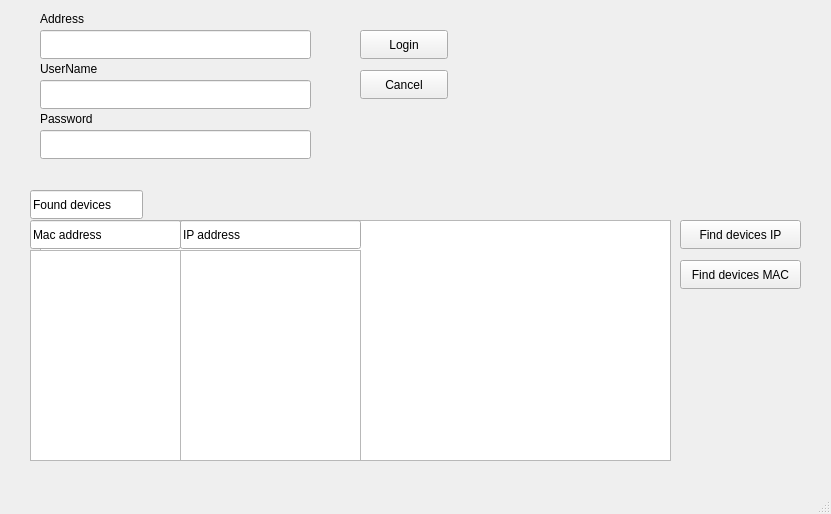
<?xml version="1.0" encoding="UTF-8"?>
<ui version="4.0">
 <class>MainWindow</class>
 <widget class="QMainWindow" name="MainWindow">
  <property name="geometry">
   <rect>
    <x>0</x>
    <y>0</y>
    <width>831</width>
    <height>514</height>
   </rect>
  </property>
  <property name="windowTitle">
   <string>WinboxLinux</string>
  </property>
  <widget class="QWidget" name="centralwidget">
   <widget class="QLineEdit" name="addressField">
    <property name="geometry">
     <rect>
      <x>40</x>
      <y>30</y>
      <width>271</width>
      <height>29</height>
     </rect>
    </property>
    <property name="text">
     <string/>
    </property>
    <property name="echoMode">
     <enum>QLineEdit::Normal</enum>
    </property>
   </widget>
   <widget class="QLineEdit" name="userField">
    <property name="geometry">
     <rect>
      <x>40</x>
      <y>80</y>
      <width>271</width>
      <height>29</height>
     </rect>
    </property>
    <property name="echoMode">
     <enum>QLineEdit::Normal</enum>
    </property>
   </widget>
   <widget class="QLineEdit" name="passwordField">
    <property name="geometry">
     <rect>
      <x>40</x>
      <y>130</y>
      <width>271</width>
      <height>29</height>
     </rect>
    </property>
    <property name="echoMode">
     <enum>QLineEdit::Password</enum>
    </property>
    <property name="placeholderText">
     <string/>
    </property>
   </widget>
   <widget class="QLabel" name="label">
    <property name="geometry">
     <rect>
      <x>40</x>
      <y>10</y>
      <width>56</width>
      <height>17</height>
     </rect>
    </property>
    <property name="text">
     <string>Address</string>
    </property>
   </widget>
   <widget class="QLabel" name="label_2">
    <property name="geometry">
     <rect>
      <x>40</x>
      <y>60</y>
      <width>61</width>
      <height>17</height>
     </rect>
    </property>
    <property name="text">
     <string>UserName</string>
    </property>
   </widget>
   <widget class="QLabel" name="label_3">
    <property name="geometry">
     <rect>
      <x>40</x>
      <y>110</y>
      <width>56</width>
      <height>17</height>
     </rect>
    </property>
    <property name="text">
     <string>Password</string>
    </property>
   </widget>
   <widget class="QListView" name="listView">
    <property name="geometry">
     <rect>
      <x>40</x>
      <y>220</y>
      <width>631</width>
      <height>241</height>
     </rect>
    </property>
   </widget>
   <widget class="QLineEdit" name="lineEdit_4">
    <property name="geometry">
     <rect>
      <x>30</x>
      <y>220</y>
      <width>151</width>
      <height>29</height>
     </rect>
    </property>
    <property name="text">
     <string>Mac address</string>
    </property>
   </widget>
   <widget class="QLineEdit" name="lineEdit_5">
    <property name="geometry">
     <rect>
      <x>180</x>
      <y>220</y>
      <width>181</width>
      <height>29</height>
     </rect>
    </property>
    <property name="text">
     <string>IP address</string>
    </property>
   </widget>
   <widget class="QLineEdit" name="lineEdit_6">
    <property name="geometry">
     <rect>
      <x>30</x>
      <y>190</y>
      <width>113</width>
      <height>29</height>
     </rect>
    </property>
    <property name="text">
     <string>Found devices</string>
    </property>
   </widget>
   <widget class="QPushButton" name="loginButton">
    <property name="geometry">
     <rect>
      <x>360</x>
      <y>30</y>
      <width>88</width>
      <height>29</height>
     </rect>
    </property>
    <property name="text">
     <string>Login</string>
    </property>
   </widget>
   <widget class="QPushButton" name="cancelButton">
    <property name="geometry">
     <rect>
      <x>360</x>
      <y>70</y>
      <width>88</width>
      <height>29</height>
     </rect>
    </property>
    <property name="text">
     <string>Cancel</string>
    </property>
   </widget>
   <widget class="QPushButton" name="findipButton">
    <property name="geometry">
     <rect>
      <x>680</x>
      <y>220</y>
      <width>121</width>
      <height>29</height>
     </rect>
    </property>
    <property name="text">
     <string>Find devices IP</string>
    </property>
   </widget>
   <widget class="QPushButton" name="findmacButton">
    <property name="geometry">
     <rect>
      <x>680</x>
      <y>260</y>
      <width>121</width>
      <height>29</height>
     </rect>
    </property>
    <property name="text">
     <string>Find devices MAC</string>
    </property>
   </widget>
   <widget class="QListWidget" name="macList">
    <property name="geometry">
     <rect>
      <x>30</x>
      <y>250</y>
      <width>151</width>
      <height>211</height>
     </rect>
    </property>
   </widget>
   <widget class="QListWidget" name="ipList">
    <property name="geometry">
     <rect>
      <x>180</x>
      <y>250</y>
      <width>181</width>
      <height>211</height>
     </rect>
    </property>
   </widget>
  </widget>
  <widget class="QMenuBar" name="menubar">
   <property name="geometry">
    <rect>
     <x>0</x>
     <y>0</y>
     <width>831</width>
     <height>23</height>
    </rect>
   </property>
  </widget>
  <widget class="QStatusBar" name="statusbar"/>
  <action name="actionAbout">
   <property name="text">
    <string>About</string>
   </property>
  </action>
 </widget>
 <resources/>
 <connections/>
</ui>
